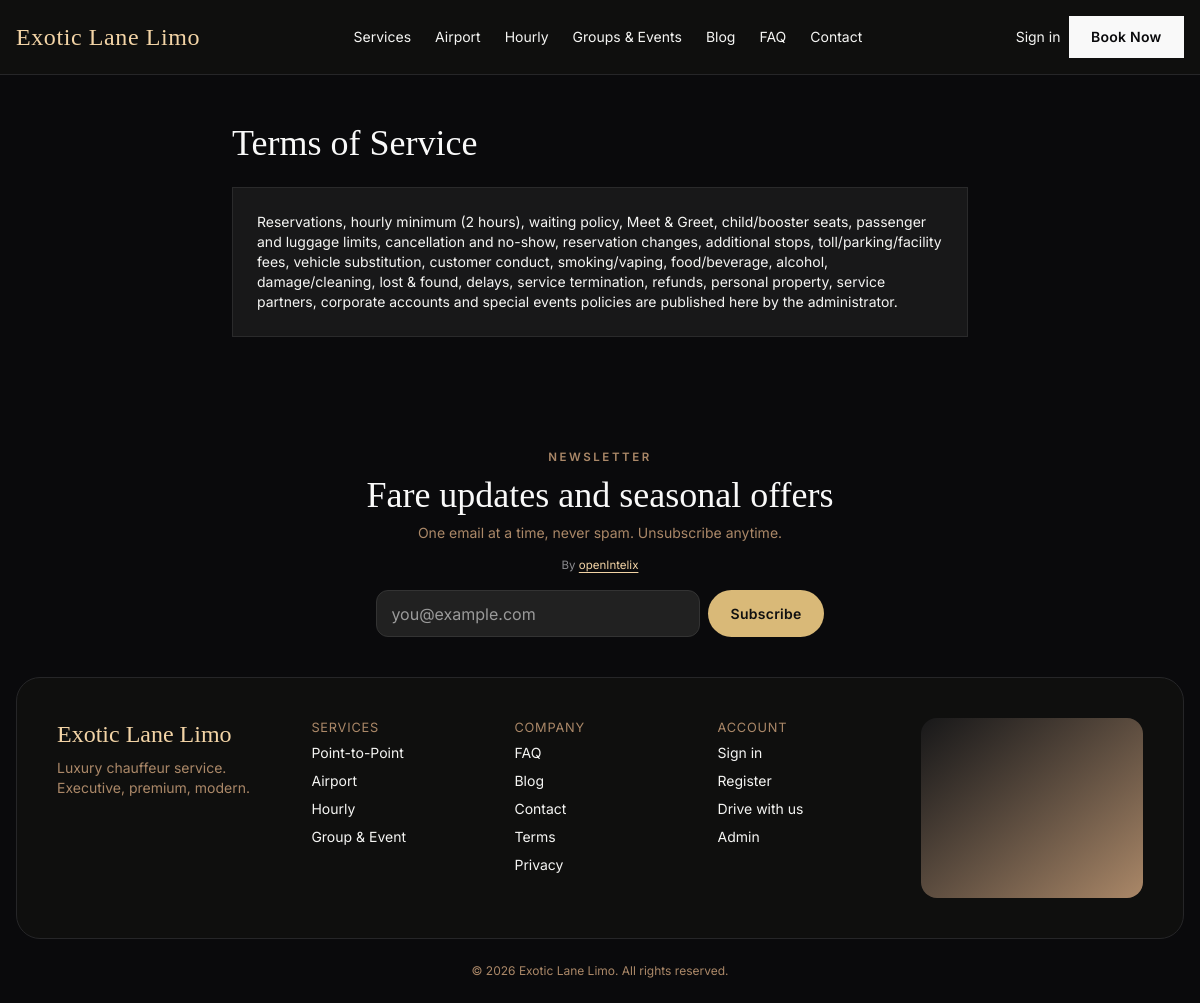
Screenshot of /legal/terms.php with the database file from the repository.
### tables this page shows
CREATE TABLE IF NOT EXISTS content (
  id BIGINT UNSIGNED NOT NULL AUTO_INCREMENT PRIMARY KEY,
  slug VARCHAR(120) NOT NULL,
  title VARCHAR(190) NULL,
  body MEDIUMTEXT NULL,
  meta_title VARCHAR(190) NULL,
  meta_description VARCHAR(255) NULL,
  meta_keywords VARCHAR(255) NULL,
  og_title VARCHAR(190) NULL,
  og_description VARCHAR(255) NULL,
  og_image VARCHAR(255) NULL,
  canonical_url VARCHAR(255) NULL,
  noindex TINYINT(1) NOT NULL DEFAULT 0,
  updated_by BIGINT UNSIGNED NULL,
  created_at DATETIME NOT NULL DEFAULT CURRENT_TIMESTAMP,
  updated_at DATETIME NOT NULL DEFAULT CURRENT_TIMESTAMP ON UPDATE CURRENT_TIMESTAMP,
  UNIQUE KEY uq_content_slug (slug),
  CONSTRAINT fk_content_admin FOREIGN KEY (updated_by) REFERENCES admins(id) ON DELETE SET NULL
);

### app/Helpers/functions.php (called while the page is built, shortened)
<?php
function e(mixed $v): string
{
    return htmlspecialchars((string)($v ?? ''), ENT_QUOTES | ENT_SUBSTITUTE, 'UTF-8');
}

### legal/terms.php (the view, shortened to what this page needs)
<?php
require_once __DIR__ . '/../app/bootstrap.php';
require_once __DIR__ . '/../app/richtext.php';
$pdo = Database::pdo();
try { $body = $pdo->query('SELECT body FROM content WHERE slug = "terms" LIMIT 1')->fetch()['body'] ?? ''; $title = $pdo->query('SELECT title FROM content WHERE slug = "terms" LIMIT 1')->fetch()['title'] ?? 'Terms of Service'; } catch (Throwable) { $body = ''; $title = 'Terms of Service'; }
?>
<div class="max-w-3xl mx-auto px-4 py-12">
  <h1 class="font-display text-4xl text-[#F9F9F9]"><?= e($title) ?></h1>
  <div class="card p-6 mt-6 text-sm space-y-2"><?= render_rich_text($body) ?: '<p>Terms are managed by the administrator.</p>' ?></div>
</div>
<?php
require APP_ROOT . '/views/layouts/public.php';

### app/richtext.php (shortened to what this page needs)
<?php
function clean_html(?string $html): string
{
    $html = trim((string)$html);
    $html = preg_replace('#<(script|style|iframe|object|embed|form|input|button)\b[^>]*>.*?</\1>#is', '', $html) ?? '';
    $html = strip_tags($html, '<p><br><b><strong><i><em><u><s><a><ul><ol><li><h2><h3><h4><blockquote>');
    $html = preg_replace_callback('~<a\b([^>]*)>~i', static function (array $m): string {
        $attrs = $m[1];
        $href = '';
        if (preg_match('~\bhref\s*=\s*"([^"]*)"~i', $attrs, $h)) $href = $h[1];
        elseif (preg_match("~\bhref\s*=\s*'([^']*)'~i", $attrs, $h)) $href = $h[1];
        elseif (preg_match('~\bhref\s*=\s*([^\s>]+)~i', $attrs, $h)) $href = $h[1];
        if ($href === '' || preg_match('~^(?:https?://|mailto:|\#)~i', $href) !== 1) return '<a>';
        return '<a href="' . htmlspecialchars($href, ENT_QUOTES | ENT_HTML5, 'UTF-8') . '">';
    }, $html) ?? $html;
    return html_entity_decode($html, ENT_QUOTES | ENT_HTML5, 'UTF-8');
}
function render_rich_text(?string $html): string
{
    $html = clean_html($html);
    $html = preg_replace('#<p>(?:\s|<br\s*/?>)*</p>#i', '', $html) ?? $html;
    $html = preg_replace('#\s+style\s*=\s*("[^"]*"|\'[^\']*\')#i', '', $html) ?? $html;
    $html = preg_replace('#\s+class\s*=\s*("[^"]*"|\'[^\']*\')#i', '', $html) ?? $html;
    return $html;
}

### assets/css/app.css (style rules this page uses)
:root { --black:#0A0A0C; --deep:#0F0F0E; --charcoal:#181819; --input:#212121; --champagne:#F3D4A6; --champagne-lt:#F7E2BF; --gold:#D9B978; --gold-mute:#C8A96B; --tan:#AB8868; --ivory:#F9F9F9; --soft:#F5F5F3; --border:#E5E5E3; --cta:#F9F9F9; --cta-h:#F3D4A6; --err:#A3322F; --err-deep:#8E2B29; }
html { scroll-behavior:smooth }
body { background:var(--black);color:var(--soft); }
.font-display { font-family:"Cormorant Garamond",Georgia,serif }
.font-ui { font-family:Inter,system-ui,sans-serif }
.card { background:var(--charcoal);border:1px solid #2a2a2b }

### rows the page displays
content: title "Terms of Service", body "Reservations, hourly minimum (2 hours), waiting policy, Meet & Greet, child/booster seats, passenger and luggage limits, cancellation and no-show, reservation changes, additional stops, toll/parking/facility fees, vehicle substitution, customer conduct, smoking/vaping, food/beverage, alcohol, damage/cleaning, lost & found, delays, service termination, refunds, personal property, service partners, corporate accounts and special events policies are published here by the administrator."
